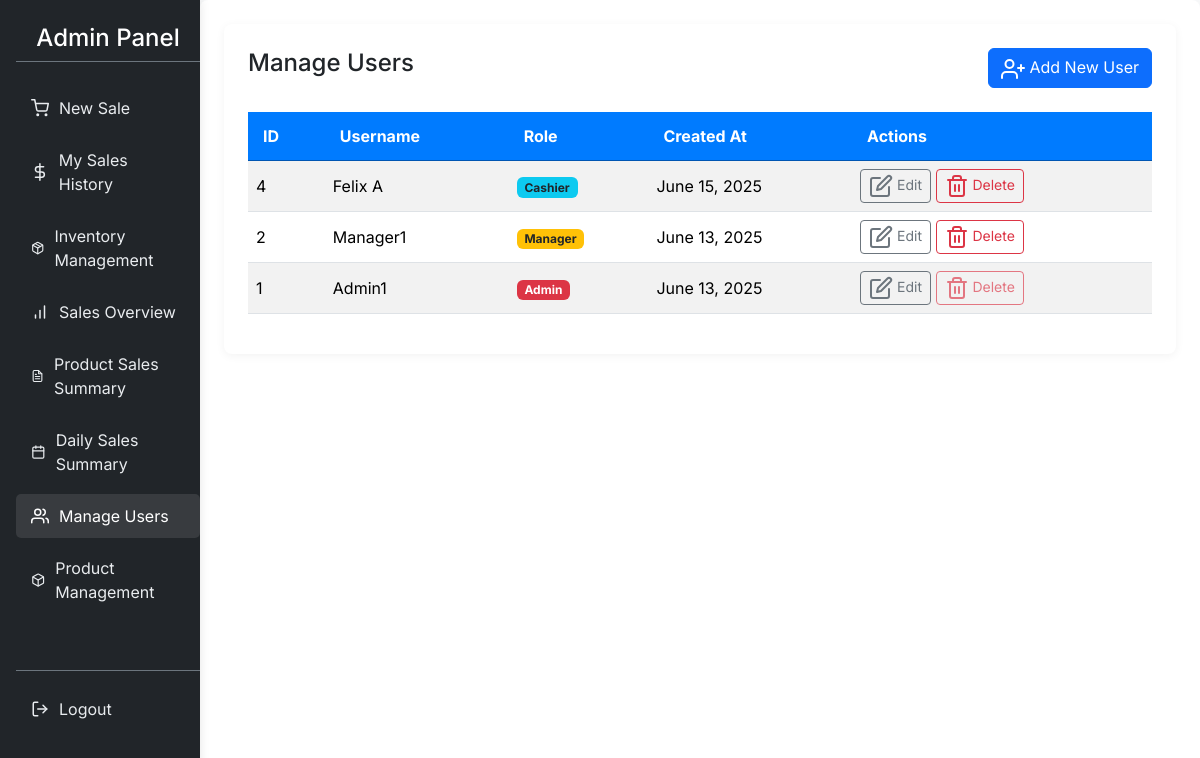
/manage_users.php (signed in), run on an earlier commit of the app's database.
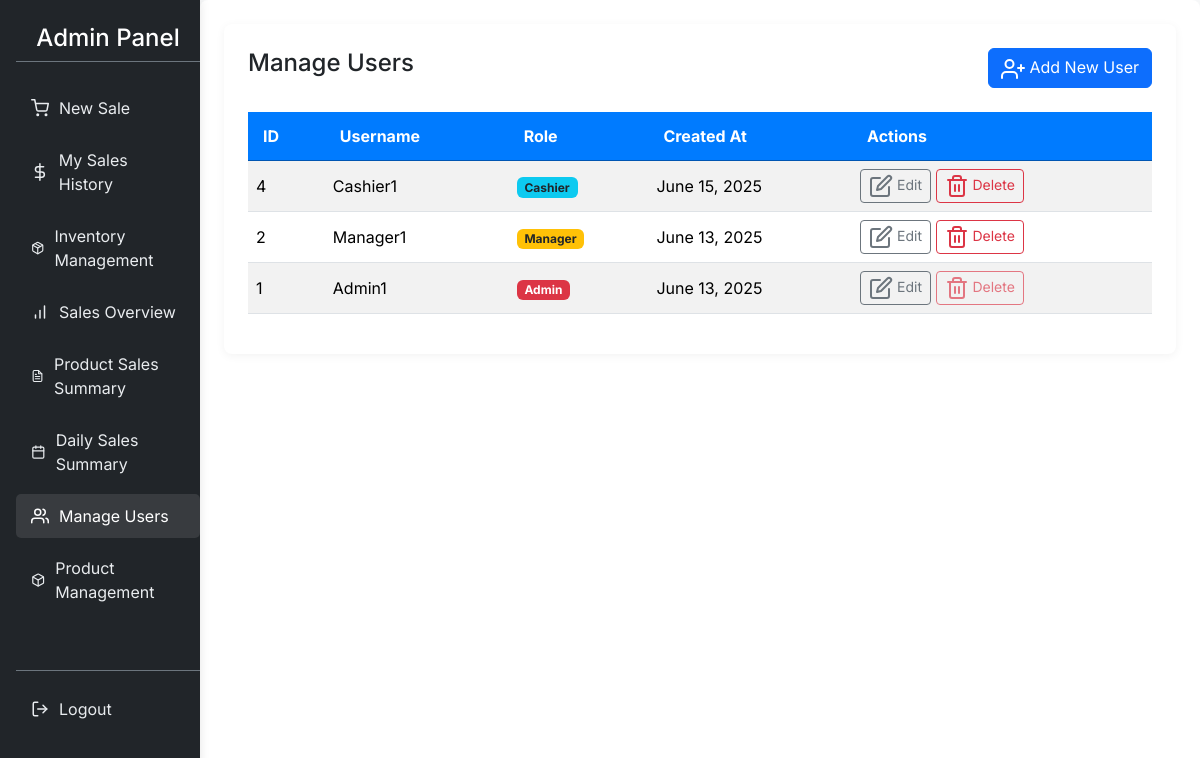
And on a later commit of the database.
### tables this page shows
CREATE TABLE `users` (
  `id` int(11) NOT NULL,
  `name` varchar(100) DEFAULT NULL,
  `username` varchar(100) DEFAULT NULL,
  `password_hash` varchar(255) NOT NULL,
  `role` enum('admin','manager','cashier') NOT NULL,
  `created_at` timestamp NOT NULL DEFAULT current_timestamp()
);

### manage_users.php (the view, shortened to what the changed rows need)
<?php
require_once 'db_connect.php';
$users = [];
try {
    $stmt_fetch = $conn->prepare("SELECT id, username, role, created_at FROM users ORDER BY role DESC, username ASC");
    $stmt_fetch->execute();
    $result = $stmt_fetch->get_result();
    $users = $result->fetch_all(MYSQLI_ASSOC);
} catch (mysqli_sql_exception $e) {
    error_log("Error fetching users: " . $e->getMessage());
    $error_message = "Could not retrieve user list. Please try again later.";
}
?>
<!DOCTYPE html>
<html lang="en">
<head>
    <link href="https://cdn.jsdelivr.net/npm/bootstrap@5.3.3/dist/css/bootstrap.min.css" rel="stylesheet">
</head>
<body>
<div class="container-fluid">
    <div class="row">
        <main class="col-md-9 ms-sm-auto col-lg-10 px-md-4 py-4">
            <div class="card p-4">
                <div class="d-flex justify-content-between align-items-center mb-4">
                    <h2 class="h4">Manage Users</h2>
                </div>
                <?php if (empty($users)): ?>
                    <div class="alert alert-info text-center" role="alert">
                        No users found.
                    </div>
                <?php else: ?>
                    <div class="table-responsive">
                        <table class="table table-striped table-hover align-middle">
                            <thead>
                                <tr>
                                    <th>ID</th>
                                    <th>Username</th>
                                    <th>Role</th>
                                    <th>Created At</th>
                                    <th>Actions</th>
                                </tr>
                            </thead>
                            <tbody>
                                <?php foreach ($users as $user): ?>
                                    <tr>
                                        <td><?php echo htmlspecialchars($user['id']); ?></td>
                                        <td><?php echo htmlspecialchars($user['username']); ?></td>
                                        <td><span class="badge <?php
                                                if ($user['role'] === 'admin') echo 'bg-danger';
                                                else if ($user['role'] === 'manager') echo 'bg-warning text-dark';
                                                else echo 'bg-info text-dark';
                                                ?>"><?php echo ucfirst(htmlspecialchars($user['role'])); ?></span></td>
                                        <td><?php echo date("F j, Y", strtotime($user['created_at'])); ?></td>
                                        <td>
                                            <button class="btn btn-sm btn-outline-secondary edit-user-btn"
                                                    data-bs-toggle="modal" data-bs-target="#editUserModal"
                                                    data-id="<?php echo htmlspecialchars($user['id']); ?>"
                                                    data-username="<?php echo htmlspecialchars($user['username']); ?>"
                                                    data-role="<?php echo htmlspecialchars($user['role']); ?>">
                                                <span data-feather="edit"></span> Edit
                                            </button>
                                            <?php if ($user['id'] != $_SESSION['user_id']):  ?>
                                                <a href="manage_users.php?action=delete_user&id=<?php echo htmlspecialchars($user['id']); ?>"
                                                   class="btn btn-sm btn-outline-danger"
                                                   onclick="return confirm('Are you sure you want to delete user <?php echo htmlspecialchars($user['username']); ?>? This action cannot be undone.');">
                                                       <span data-feather="trash-2"></span> Delete
                                                </a>
                                            <?php else: ?>
                                                <button class="btn btn-sm btn-outline-danger disabled" title="Cannot delete your own account">
                                                       <span data-feather="trash-2"></span> Delete
                                                </button>
                                            <?php endif; ?>
                                        </td>
                                    </tr>
                                <?php endforeach; ?>
                            </tbody>
                        </table>
                    </div>
                <?php endif; ?>
            </div>
        </main>
    </div>
</div>
</body>
</html>

What changed in the data, as far as the page shows it:
changed users "Cashier": username "Felix A" → "Cashier1"
